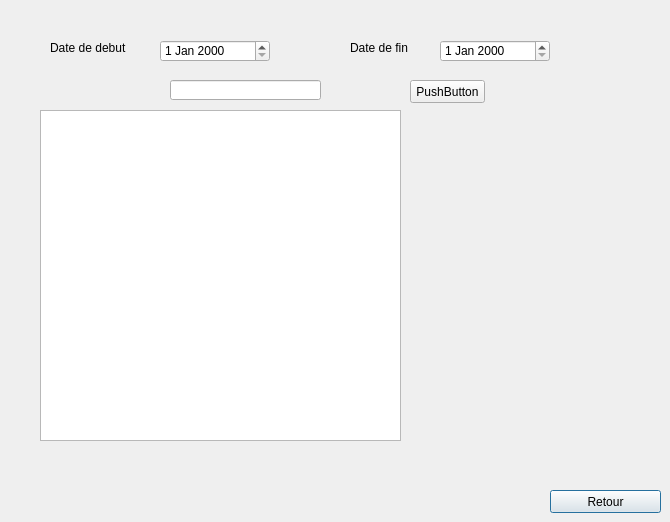
      <widget class="QWidget" name="tab_24">
       <attribute name="icon">
        <iconset>
         <normaloff>../../Projet C++/iconstatistiques.jpg</normaloff>../../Projet C++/iconstatistiques.jpg</iconset>
       </attribute>
       <attribute name="title">
        <string>Statistique</string>
       </attribute>
       <widget class="QLabel" name="label_40">
        <property name="geometry">
         <rect>
          <x>410</x>
          <y>130</y>
          <width>221</width>
          <height>281</height>
         </rect>
        </property>
        <property name="text">
         <string/>
        </property>
        <property name="pixmap">
         <pixmap>../../Projet C++/statistiques.jpg</pixmap>
        </property>
       </widget>
       <widget class="QTableView" name="afficherstat_2">
        <property name="geometry">
         <rect>
          <x>40</x>
          <y>110</y>
          <width>361</width>
          <height>331</height>
         </rect>
        </property>
       </widget>
       <widget class="QLabel" name="label_41">
        <property name="geometry">
         <rect>
          <x>50</x>
          <y>40</y>
          <width>81</width>
          <height>16</height>
         </rect>
        </property>
        <property name="font">
         <font>
          <pointsize>9</pointsize>
          <weight>50</weight>
          <bold>false</bold>
         </font>
        </property>
        <property name="text">
         <string>Date de debut</string>
        </property>
       </widget>
       <widget class="QDateEdit" name="dateEdit">
        <property name="geometry">
         <rect>
          <x>160</x>
          <y>40</y>
          <width>110</width>
          <height>22</height>
         </rect>
        </property>
        <property name="font">
         <font>
          <pointsize>9</pointsize>
          <weight>50</weight>
          <bold>false</bold>
         </font>
        </property>
       </widget>
       <widget class="QLabel" name="label_42">
        <property name="geometry">
         <rect>
          <x>350</x>
          <y>40</y>
          <width>71</width>
          <height>16</height>
         </rect>
        </property>
        <property name="font">
         <font>
          <pointsize>9</pointsize>
          <weight>50</weight>
          <bold>false</bold>
         </font>
        </property>
        <property name="text">
         <string>Date de fin</string>
        </property>
       </widget>
       <widget class="QDateEdit" name="dateEdit_2">
        <property name="geometry">
         <rect>
          <x>440</x>
          <y>40</y>
          <width>110</width>
          <height>22</height>
         </rect>
        </property>
        <property name="font">
         <font>
          <pointsize>9</pointsize>
          <weight>50</weight>
          <bold>false</bold>
         </font>
        </property>
       </widget>
       <widget class="QPushButton" name="pushButton_15">
        <property name="geometry">
         <rect>
          <x>550</x>
          <y>490</y>
          <width>111</width>
          <height>23</height>
         </rect>
        </property>
        <property name="text">
         <string>Retour</string>
        </property>
        <property name="default">
         <bool>true</bool>
        </property>
       </widget>
       <widget class="QLineEdit" name="stat">
        <property name="geometry">
         <rect>
          <x>170</x>
          <y>80</y>
          <width>151</width>
          <height>20</height>
         </rect>
        </property>
       </widget>
       <widget class="QPushButton" name="afficherStatistiques">
        <property name="geometry">
         <rect>
          <x>410</x>
          <y>80</y>
          <width>75</width>
          <height>23</height>
         </rect>
        </property>
        <property name="text">
         <string>PushButton</string>
        </property>
       </widget>
      </widget>
